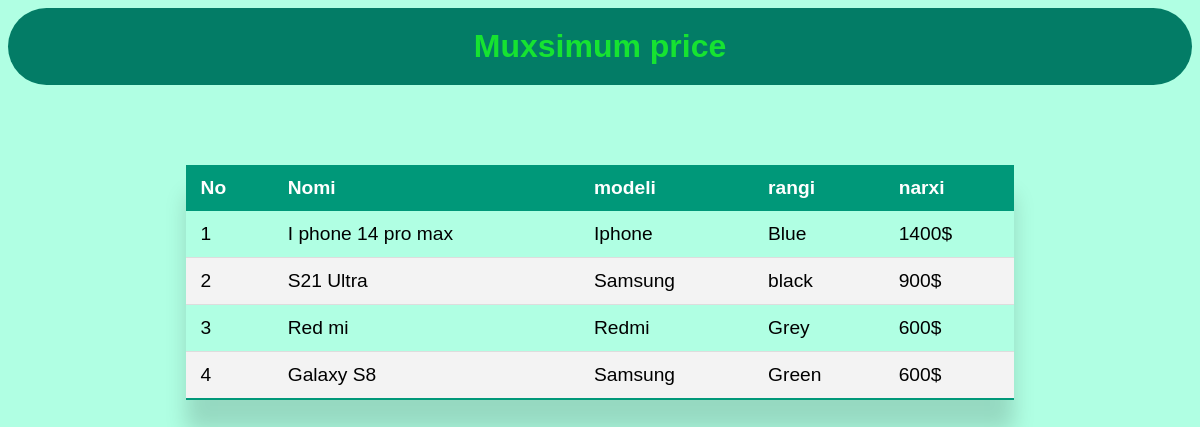
/Price/4, run on the app's committed database.
### home/models.py (models this page shows, shortened)
class Product(models.Model):
    title = models.CharField(max_length=100)
    memory = models.PositiveSmallIntegerField(blank=False)
    color = models.CharField(max_length=100)
    price = models.IntegerField(blank=True)
    phone = models.ForeignKey(Brand, null=True, on_delete=models.SET_NULL)
    class Meta:
        verbose_name_plural = 'model'

class Brand(models.Model):
    name = models.CharField(max_length=100)
    phones = models.ForeignKey(Telefon, null=True, on_delete=models.SET_NULL)
    class Meta:
        verbose_name_plural = 'brand'

### home/views.py (the view)
# urls.py: path('Price/<int:top>', Telefons, name='Products'),
def Telefons(request, top):
    queryset = Product.objects.all().order_by('-price')[:top]
    return render(request, "max_price.html", {'products': queryset})

### templates/max_price.html (shortened to what this page needs)
{% load static %}
<!DOCTYPE html>
<html lang="en">
<head>
    <link rel="stylesheet" href="{% static 'css/style.css' %}">
    <h1 style="background-color:#037c66;border-radius: 40px;text-align:center;margin:auto;color:#16e331;font-family: sans-serif;padding:20px">Muxsimum price</h1>
</head>
<body style="background-color: #b0ffe3">
<table class="styled-table">
    <thead>
        <tr>
            <th>No</th>
            <th>Nomi</th>
            <th>modeli</th>
            <th>rangi</th>
            <th>narxi</th>
        </tr>
    </thead>
    <tbody>
        {% for product in products %}
        <tr>
            <td>{{ forloop.counter }}</td>
            <td>{{ product.title }}</td>
            <td>{{ product.phone.name }}</td>
            <td>{{ product.color }}</td>
            <td>{{ product.price}}$</td>
        </tr>
        {% endfor %}
    </tbody>
</table>
</body>
</html>

### static/css/style.css (style rules this page uses)
.styled-table { border-collapse: collapse; margin: 80px auto; font-size: 1.2em; font-family: sans-serif; min-width: 70%; box-shadow: 0 30px 20px rgba(0, 0, 0, 0.15); }
.styled-table thead tr { background-color: #009879; color: #ffffff; text-align: left; }
.styled-table th, .styled-table td { padding: 12px 15px; }
.styled-table tbody tr { border-bottom: 1px solid #dddddd; }
.styled-table tbody tr:nth-of-type(even) { background-color: #f3f3f3; }
.styled-table tbody tr:last-of-type { border-bottom: 2px solid #009879; }

### data on the page
Product: title "I phone 14 pro max", phone.name "Iphone", color "Blue", price "1400"
Product: title "S21 Ultra", phone.name "Samsung", color "black", price "900"
Product: title "Red mi", phone.name "Redmi", color "Grey", price "600"
Product: title "Galaxy S8", phone.name "Samsung", color "Green", price "600"
